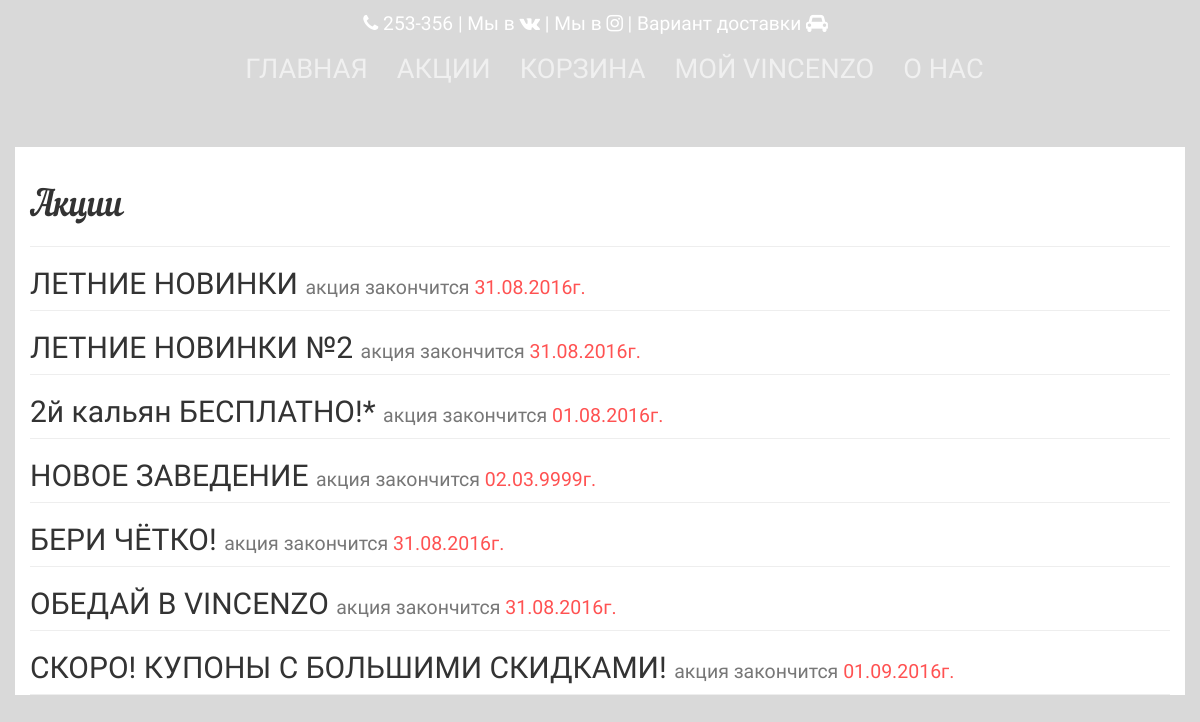
The app's page /sales with its own data.
### app/models.py (models this page shows, shortened)
class Sale(db.Model):
    id = db.Column(db.Integer, primary_key=True, autoincrement=True)
    sale_name = db.Column(db.String(20))
    price_if_have = db.Column(db.Integer)
    to_slider = db.Column(db.Boolean)
    about_sale = db.Column(db.String(255))
    show_url = db.Column(db.Boolean)
    end_sale = db.Column(db.Date)
    img = db.Column(db.String(50))

### app/views.py (the view)
@app.route('/sales', methods=['GET', 'POST'])
def sales():
    select_sales = Sale.query.all()
    return render_template('sale.html', sales=select_sales)

### app/views.py (called while the page is built)
@app.before_request
def before_request():
    delivery = request.cookies.get('delivery')
    if delivery == "deliveryincafe":
        g.deliverymethod = u"В кафе"
        g.global_sale = 0
    elif delivery == "deliverymyself":
        g.deliverymethod = u"Самовывоз"
        g.global_sale = 10
    elif delivery == "deliveryinhome":
        g.deliverymethod = u"Доставка на дом"
        g.global_sale = 0
    else:
        g.deliverymethod = u"Доставка на дом"
        g.global_sale = 0
    g.delivery = delivery
    g.user = current_user

### app/templates/sale.html (shortened to what this page needs)
{% extends "base.html" %} {% block head %}
    <link rel="stylesheet" type="text/css"
          href="{{ url_for('static', filename='fonts/pixelfabric-clothes/style.css') }}"/>
    <link rel="stylesheet" type="text/css"
          href="https://maxcdn.bootstrapcdn.com/font-awesome/4.5.0/css/font-awesome.min.css">
          rel='stylesheet' type='text/css'> {% endblock %}
{% block navigation %}
    {% include "navigation.html" %}
{% endblock %}
{% block body %}
    <div class="container-fluid header-post">
        <div class="row">
            <div class="container content">
                <div class="page-header">
                    <h1>Акции</h1>
                </div>
                {% for sale in sales %}
                    <div class="one-sale">
                        <h2><a href="{{ url_for("one_sale", sale_id=sale.id) }}">{{ sale.sale_name }}
                            {% if sale.end_sale != None %}
                                <small>акция закончится <span>{{ sale.end_sale.strftime('%d.%m.%Y') }}г.</span></small>
                            {% endif %}
                        </a></h2>
                    </div>
                {% endfor %}
            </div>
        </div>
    </div>
{% endblock %}

### records on screen
Sale: sale_name "ЛЕТНИЕ НОВИНКИ", end_sale "31.08.2016"
Sale: sale_name "ЛЕТНИЕ НОВИНКИ №2", end_sale "31.08.2016"
Sale: sale_name "2й кальян БЕСПЛАТНО!*", end_sale "01.08.2016"
Sale: sale_name "НОВОЕ ЗАВЕДЕНИЕ", end_sale "02.03.9999"
Sale: sale_name "БЕРИ ЧЁТКО!", end_sale "31.08.2016"
Sale: sale_name "ОБЕДАЙ В VINCENZO", end_sale "31.08.2016"
Sale: sale_name "СКОРО! КУПОНЫ С БОЛЬШИМИ СКИДКАМИ!", end_sale "01.09.2016"
